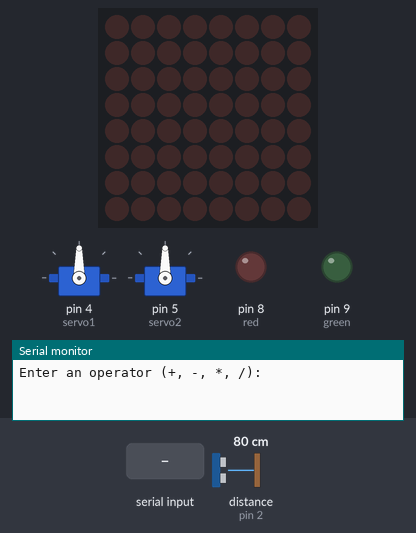
Simulated run of this sketch. Board: Arduino Uno, built with avr-gcc and run on an emulated ATmega328P. On the bench: 2 × servo, 8×8 LED matrix, output pins drawn as LEDs (lit = HIGH), the last lines printed to the serial monitor. The test bench sets the inputs (shaded band); at power-on: distance to the obstacle (sensor on pin 2) 80 cm. The echo pulse lasts 58.3 µs per cm; random numbers use the default seed unless the sketch sets one; pins used as bus, display or sensor lines are not drawn.

Above: at 1.2 s.
1.3 s: "+" received over Serial
2.8 s: "-" received over Serial
5.3 s: "*" received over Serial
At 16.85 s:
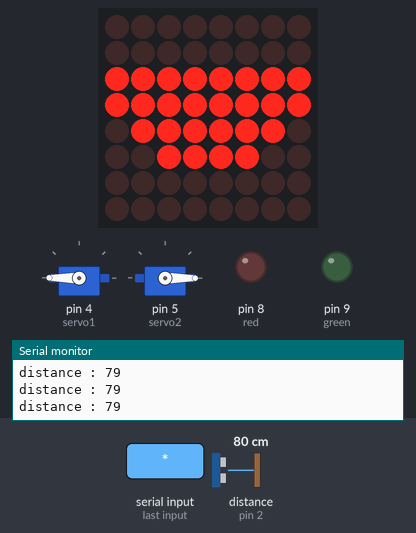
At 17.7 s:
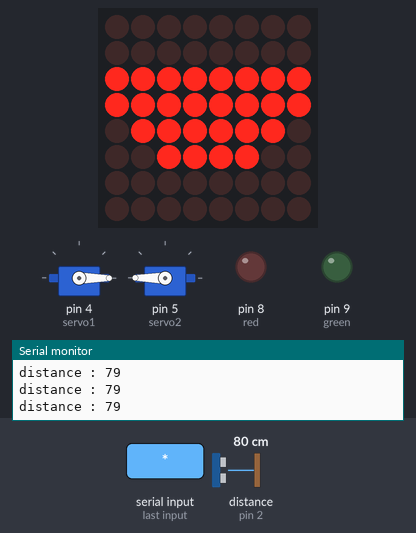
Timing chart, 0 to 17.9 s (numbered marks = the images above; inputs shaded):
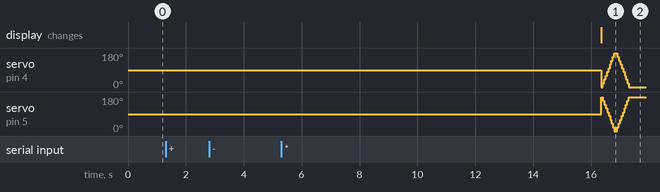

Measured:
- after the input at 5.3 s, the display: changes after 11.1 s (image 1)

The sketch:

sketch_set1.ino
```cpp
/* 이제 해야하는거
1) lcd 화면이 안뜨는 문제 해결 (아마도 화질 때문에 그런 것 같음)
2) 서보모터가 돌아가지 않음 (조교님의 도움이 필요할 것 같다. 분명 코드는 올바름.)
3) 도트매트릭스가 아무래도 조금 다른 라이브러리를 써야 할 것 같음
(LedControl.h -> MD_MAX72xx.h & SPI.h)*/


#include <LedControl.h>
#include <Servo.h>
#include <LiquidCrystal_I2C.h>
#include <Wire.h>

LedControl Dote = LedControl(7, 6, 5, 1);

LiquidCrystal_I2C lcd(0x27, 16, 2);

int trig = 3;
int echo = 2;

int ran = random(2);

char op;    // 연산자를 저장할 변수
float num1, num2;    // 입력받은 두 수와 결과를 저장할 변수

Servo servo1;  // 서보 모터 1 객체
Servo servo2;  // 서보 모터 2 객체

int red = 8;
int green = 9;

int sda_d = A2; // dot matrix
int scl_d = A3; // dot matrix

long duration;
int distance;
int i;

void notattention1(int time);
void notattention2();
void choumpa();
int ac_calculator(int a, int b, char op);
int fa_calculator();

byte triangle[]={
  B00000000,
  B00000000,
  B11111111,
  B11111111,
  B01111110,
  B00111100,
  B00000000,
  B00000000
};

byte stick[]={
  B00000000,
  B00000000,
  B00000000,
  B11111111,
  B11111111,
  B00000000,
  B00000000,
  B00000000
};

void setup() {
  Serial.begin(9600);
  pinMode(trig, OUTPUT);
  pinMode(echo, INPUT);
  pinMode(red, OUTPUT);
  pinMode(green, OUTPUT);

  Dote.shutdown(0, false);
  Dote.setIntensity(0, 7);
  Dote.clearDisplay(0);

  servo1.attach(4);
  servo2.attach(5);
}

void loop()
{
  digitalWrite(3, LOW);
  Serial.print("Enter an operator (+, -, *, /): ");
  while (!Serial.available());
  op = Serial.read();
  Serial.println(op);

  Serial.print("Enter the first number: ");
  while (!Serial.available());
  num1 = Serial.parseFloat();
  Serial.println(num1);

  Serial.print("Enter the second number: ");
  while (!Serial.available());   // 두 번째 숫자 입력 대기
  num2 = Serial.parseFloat();    // 두 번째 숫자 입력받음
  Serial.println(num2);    // 입력받은 두 번째 숫자 출력

  for (int y = 0; y < 10; y++)
  {
    choumpa();
    delay(1000);

    if (distance < 50) {
      break;
    }

    if (y == 9)
    {

        notattention2();

        delay (5000);
        lcd.begin(16, 2);
        int fake = fa_calculator();
        lcd.print(fake);
        Serial.println (fake);

        for (int k = 0; k < 3; i++)
        {
          digitalWrite(red, HIGH);
          delay(500);
          digitalWrite(red, LOW);
          delay(500);
        }

        while (true)
        {
          // 무한루프로 인해 프로그램 종료
        }
    }
  }

  delay (5000);
  lcd.begin(16, 2);
  int result = ac_calculator(num1, num2, op);
  lcd.print(result);
  Serial.println (result);

  for (int k = 0; k < 3; i++)
   {
    digitalWrite(green, HIGH);
    delay(500);
    digitalWrite(green, LOW);
    delay(500);
  }

  while (true)
  {
    // 무한루프로 인해 프로그램 종료
  }
}

void notattention1(int time) // time 만큼 잠자기
{
  showMatrix(stick, 1);
  delay(time);
}

void notattention2()
{
  showMatrix(triangle, 1);
  for (int angle = 0; angle <= 180; angle += 20) {
    servo1.write(angle);
    servo2.write(180 - angle);
    delay(50);
  }

  for (int angle = 180; angle >= 0; angle -= 20) {
    servo1.write(angle);
    servo2.write(180 - angle);
    delay(50);
  }
}

void choumpa()
{
  digitalWrite(trig, LOW);
  delayMicroseconds(2);
  digitalWrite(trig, HIGH);
  delayMicroseconds(10);
  digitalWrite(trig, LOW);

  // measure the duration of the echo pulse
  duration = pulseIn(echo, HIGH);
  // convert duration to distance
  distance = duration * 0.034 / 2;

  Serial.print("distance : ");
  Serial.println(distance);
}

int ac_calculator(int a, int b, char op)
{
  if (op == '+')
  {
    return a + b;
  }
  else if (op == '-')
  {
    return a - b;
  }
  else if (op == '*')
  {
    return a * b;
  }
  else
  {
    return a / b;
  }
}

int fa_calculator()
{
  return random();
}

void showMatrix(byte arr[], int a)
{
  if (a == 1) {
    for (int i = 0; i < 8; i++)
    {
      Dote.setRow(0, i, arr[i]);
    }
  } else {
    for (int i = 0; i < 8; i++)
    {
      Dote.setRow(0, i, B00000000);
    }
  }
}
```
